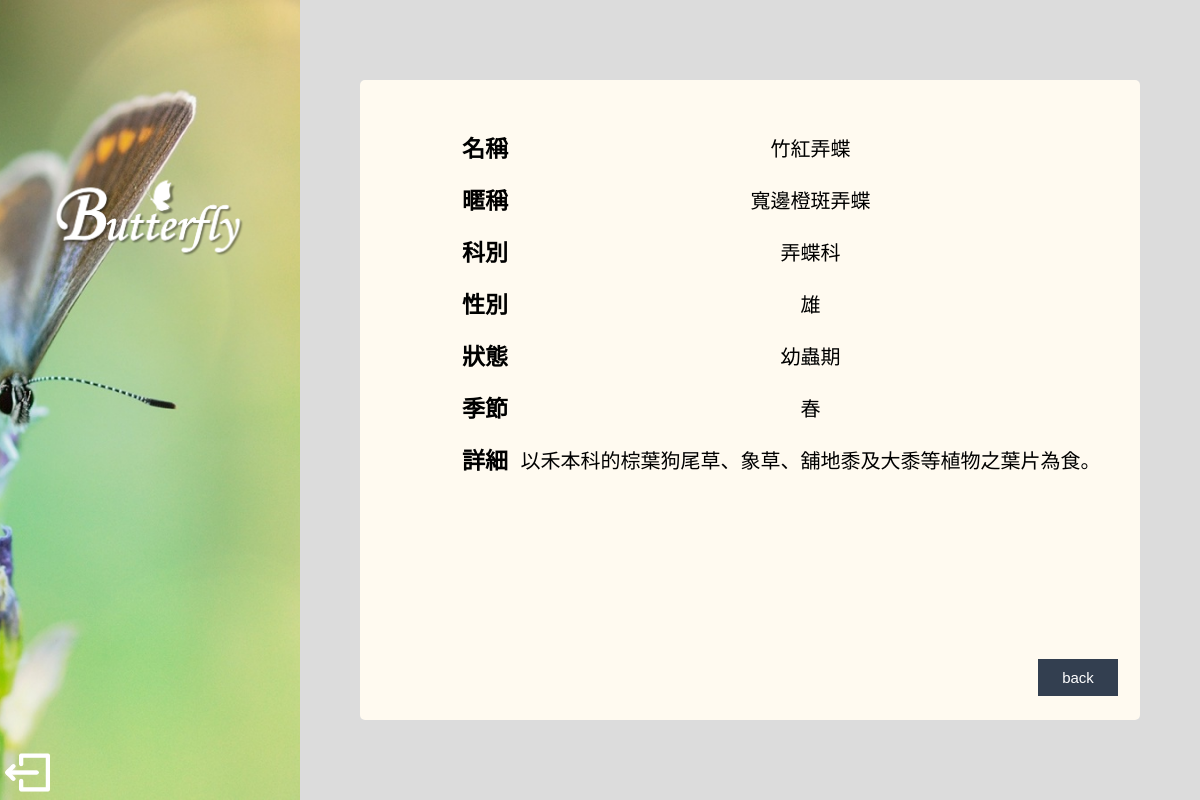
/user_intro.php?id=1, run on the app's committed database.
### tables this page shows
CREATE TABLE `img` (
  `id` int(11) NOT NULL,
  `src` varchar(150) NOT NULL,
  `b_name` varchar(50) NOT NULL,
  `b_stage` varchar(50) NOT NULL,
  `date` date NOT NULL,
  `author` varchar(20) NOT NULL
);

CREATE TABLE `butterfly` (
  `id` int(11) NOT NULL,
  `name` text NOT NULL,
  `nickname` text NOT NULL,
  `field` text NOT NULL,
  `gender` varchar(2) NOT NULL,
  `stage` text NOT NULL,
  `season` text NOT NULL,
  `description` text NOT NULL
);

### model.php (called while the page is built, shortened)
<?php
require("dbconnect.php");
function getitButterflyList($id) {
    global $conn;
	$sql = "SELECT `butterfly`.*, `img`.`src` FROM `img`, `butterfly` WHERE img.b_name=butterfly.name AND img.b_stage=butterfly.stage AND img.id=$id";
	return mysqli_query($conn, $sql);
}
?>

### user_intro.php (the view, shortened to what this page needs)
<?php
require('loginmodel.php');
require('model.php');
$id = (int)$_REQUEST['id'];
$results=getitButterflyList($id);
if ($rs=mysqli_fetch_assoc($results)) {
	$name=$rs['name'];
    $nickname=$rs['nickname'];
    $field=$rs['field'];
    $gender=$rs['gender'];
    $stage=$rs['stage'];
    $season=$rs['season'];
    $description=$rs['description'];
} else {
	echo "Your id is wrong!!";
	exit(0);
}
?>
<!DOCTYPE html PUBLIC "-//W3C//DTD XHTML 1.0 Transitional//EN" "http://www.w3.org/TR/xhtml1/DTD/xhtml1-transitional.dtd">
<html xmlns="http://www.w3.org/1999/xhtml">
<head>
<link type="text/css" rel="stylesheet" href="user_upload.css">
</head>
<body>
<div class="box" id="box1"></div>
<div id="t">
<div id="menu">
<img src="image/title.png" id="title"/>
</div>
<a href='homepage.php'><img src="image/logout.png" id="logout"/></a>
</div>
<div id="content">
<table id="f">
<tr><th>名稱</th><td class="up_d"><?php echo $name;?></td></tr>
<tr><th>暱稱</th><td class="up_d"><?php echo $nickname;?></td></tr>
<tr><th>科別</th><td class="up_d"><?php echo $field;?></td></tr>
<tr><th>性別</th><td class="up_d"><?php echo $gender;?></td></tr>
<tr><th>狀態</th><td class="up_d"><?php echo $stage;?></td></tr>
<tr><th>季節</th><td class="up_d"><?php echo $season;?></td></tr>
<tr><th>詳細</th><td class="up_d"><?php echo $description;?></td></tr>
</table>
<div id="bu">
<button class="button"><a href="view.php">back</a></button>
</div>
</div>
</body>
</html>

### user_upload.css (style rules this page uses)
body { font-family: 微軟正黑體; text-align: center; font-size:20px; background-color: #DCDCDC; }
div { box-sizing: border-box; }
.box { width: 25%; height: 100%; position: absolute; background-size: cover; background-position: center center; background-image: url(image/1.jpg); top: 0px; left: 0px; }
#box1 { z-index: -998; }
#t { //background: url(image/圖片2.png); //background-size: 450px; position: absolute; top: 0px; left: 0px; width: 25%; height: 100%; }
#title { width: 80%; position: relative; display:block; margin: auto; }
#menu { position: absolute; width: 100%; left: 0px; top: 150px; text-align:center-left; font-size:30px; font-weight: bold; }
#content { position: absolute; top: 10%; right: 5%; width: 65%; height: 80%; border-radius:5px; background-color: #FFFAF0; //background: linear-gradient(to bottom, rgba(255, 255, 255,0.8), rgba(255, 255, 255,0.8)); }
#bu { position: absolute; bottom: 20px; right: 20px; }
.button { width: 80px; border: none; padding: 8px 16px; text-align: center; text-decoration: none; display: inline-block; font-size: 15px; margin: 4px 2px; //-webkit-transition-duration: 0.4s; //transition-duration: 0.4s; cursor: pointer; background-color: #333F50; color: white; border: 2px solid #333F50; overflow: hidden; }
.button a { display: block; margin: -10em; padding: 10em; text-decoration: none; color: white; }
#f { margin: 40px 30px auto; }
th { width: 10%; padding: 8px 3px; text-align:right; font-size:23px; //border: 1px solid #ccc; }
.up_d { width: 50%; padding: 6px 0px; //border: 1px solid #ccc; text-align: center; max-height: 380px; }
#logout { position: absolute; bottom: 5px; left: 5px; width: 15%; }

### data on the page
img: butterfly.name "竹紅弄蝶", butterfly.nickname "寬邊橙斑弄蝶", butterfly.field "弄蝶科", butterfly.gender "雄", butterfly.stage "幼蟲期", butterfly.season "春", butterfly.description "以禾本科的棕葉狗尾草、象草、舖地黍及大黍等植物之葉片為食。"
